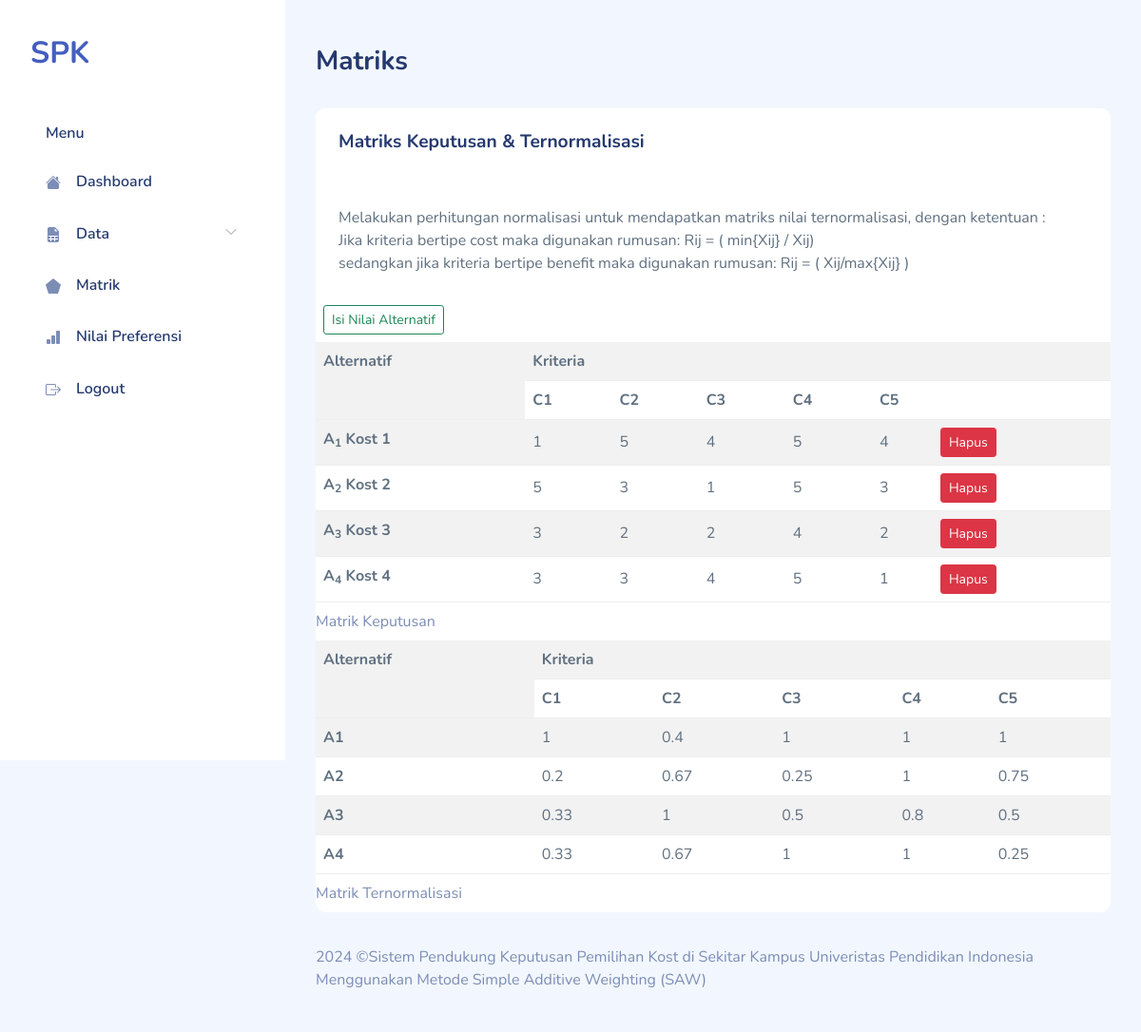
Screenshot of /matrik.php (signed in) with the database file from the repository.
### tables this page shows
CREATE TABLE `saw_evaluations` (
  `id_alternative` int(5) UNSIGNED NOT NULL,
  `id_criteria` int(3) UNSIGNED NOT NULL,
  `value` float NOT NULL
);

CREATE TABLE `saw_alternatives` (
  `id_alternative` int(10) UNSIGNED NOT NULL,
  `name` varchar(30) NOT NULL
);

### matrik.php (the view, shortened to what this page needs)
<!DOCTYPE html>
<html lang="en">
  <?php
require "layout/head.php";
require "include/conn.php";
?>
  <body>
    <div id="app">
      <?php require "layout/sidebar.php";?>
      <div id="main">
        <div class="page-heading">
          <h3>Matriks</h3>
        </div>
        <div class="page-content">
          <section class="row">
            <div class="col-12">
              <div class="card">
                <div class="card-header">
                  <h4 class="card-title">Matriks Keputusan &amp; Ternormalisasi</h4>
                </div>
                <div class="card-content">
                  <div class="card-body">
                    <p class="card-text">Melakukan perhitungan normalisasi untuk mendapatkan matriks nilai ternormalisasi, dengan ketentuan : <br>
                                         Jika kriteria bertipe cost maka digunakan rumusan:
                                         Rij = ( min{Xij} / Xij) <br>
                                         sedangkan jika kriteria bertipe benefit maka digunakan rumusan:
                                         Rij = ( Xij/max{Xij} )
                    </p>
                  </div>
                  <div class="p-auto m-auto">
                  <button type="button" class="btn btn-outline-success btn-sm m-2" data-bs-toggle="modal"
                                        data-bs-target="#inlineForm">
                                        Isi Nilai Alternatif
                  </button>
                  </div>
                  <div class="table-responsive">
                  <table class="table table-striped mb-0">
    <caption>
        Matrik Keputusan
    </caption>
    <tr>
        <th rowspan='2'>Alternatif</th>
        <th colspan='6'>Kriteria</th>
    </tr>
    <tr>
        <th>C1</th>
        <th>C2</th>
        <th>C3</th>
        <th>C4</th>
        <th colspan="2">C5</th>
    </tr>
    <?php
$sql = "SELECT
          a.id_alternative,
          b.name,
          SUM(IF(a.id_criteria=1,a.value,0)) AS C1,
          SUM(IF(a.id_criteria=2,a.value,0)) AS C2,
          SUM(IF(a.id_criteria=3,a.value,0)) AS C3,
          SUM(IF(a.id_criteria=4,a.value,0)) AS C4,
          SUM(IF(a.id_criteria=5,a.value,0)) AS C5
        FROM
          saw_evaluations a
          JOIN saw_alternatives b USING(id_alternative)
        GROUP BY a.id_alternative
        ORDER BY a.id_alternative";
$result = $db->query($sql);
$X = array(1 => array(), 2 => array(), 3 => array(), 4 => array(), 5 => array());
while ($row = $result->fetch_object()) {
    array_push($X[1], round($row->C1, 2));
    array_push($X[2], round($row->C2, 2));
    array_push($X[3], round($row->C3, 2));
    array_push($X[4], round($row->C4, 2));
    array_push($X[5], round($row->C5, 2));
    echo "<tr class='center'>
            <th>A<sub>{$row->id_alternative}</sub> {$row->name}</th>
            <td>" . round($row->C1, 2) . "</td>
            <td>" . round($row->C2, 2) . "</td>
            <td>" . round($row->C3, 2) . "</td>
            <td>" . round($row->C4, 2) . "</td>
            <td>" . round($row->C5, 2) . "</td>
            <td>
            <a href='keputusan-hapus.php?id={$row->id_alternative}' class='btn btn-danger btn-sm'>Hapus</a>
            </td>
          </tr>\n";
}
?>
</table>
<table class="table table-striped mb-0">
    <caption>
        Matrik Ternormalisasi
    </caption>
    <tr>
        <th rowspan='2'>Alternatif</th>
        <th colspan='5'>Kriteria</th>
    </tr>
    <tr>
        <th>C1</th>
        <th>C2</th>
        <th>C3</th>
        <th>C4</th>
        <th>C5</th>
    </tr>
    <?php
$sql = "SELECT
          a.id_alternative,
          SUM(
            IF(
              a.id_criteria=1,
              IF(
                b.attribute='benefit',
                a.value/" . max($X[1]) . ",
                " . min($X[1]) . "/a.value)
              ,0)
              ) AS C1,
          SUM(
            IF(
              a.id_criteria=2,
              IF(
                b.attribute='benefit',
                a.value/" . max($X[2]) . ",
                " . min($X[2]) . "/a.value)
               ,0)
             ) AS C2,
          SUM(
            IF(
              a.id_criteria=3,
              IF(
                b.attribute='benefit',
                a.value/" . max($X[3]) . ",
                " . min($X[3]) . "/a.value)
               ,0)
             ) AS C3,
          SUM(
            IF(
              a.id_criteria=4,
              IF(
                b.attribute='benefit',
                a.value/" . max($X[4]) . ",
                " . min($X[4]) . "/a.value)
               ,0)
             ) AS C4,
          SUM(
            IF(
              a.id_criteria=5,
              IF(
                b.attribute='benefit',
                a.value/" . max($X[5]) . ",
                " . min($X[5]) . "/a.value)
               ,0)
             ) AS C5
        FROM
          saw_evaluations a
          JOIN saw_criterias b USING(id_criteria)
        GROUP BY a.id_alternative
        ORDER BY a.id_alternative
       ";
$result = $db->query($sql);
while ($row = $result->fetch_object()) {
    echo "<tr class='center'>
            <th>A{$row->id_alternative}</th>
            <td>" . round($row->C1, 2) . "</td>
            <td>" . round($row->C2, 2) . "</td>
            <td>" . round($row->C3, 2) . "</td>
            <td>" . round($row->C4, 2) . "</td>
            <td>" . round($row->C5, 2) . "</td>
          </tr>\n";
}
?>
</table>
                  </div>
                </div>
              </div>
            </div>
          </section>
        </div>
        <?php require "layout/footer.php";?>
      </div>
    </div>
  </body>
</html>

### assets/css/app.css (style rules this page uses)
.btn.btn-danger,.btn.btn-info,.btn.btn-primary,.btn.btn-secondary,.btn.btn-success,.btn.btn-warning { color:#fff }
.card { margin-bottom:2.2rem;border:none }
.card .card-header { border:none }
.card .card-header h4 { font-size:1.2rem;font-weight:700 }
.card .card-content { position:relative }
.card .card-title { font-size:1.2rem }
.card .card-body { padding:1.5rem }
.dataTable-table td,.dataTable-table thead th,.table td,.table thead th { vertical-align:middle }
#main { margin-left:300px;padding:2rem }
.page-heading { margin:0 0 2rem }
.page-heading h3 { font-weight:700 }
a { text-decoration:none }

### rows the page displays
saw_evaluations: id_alternative "1", id_alternative.name "Kost 1", C1 "1", C2 "5", C3 "4", C4 "5", C5 "4", C2 "0.4", C3 "1", C4 "1", C5 "1"
saw_evaluations: id_alternative "2", id_alternative.name "Kost 2", C1 "5", C2 "3", C3 "1", C4 "5", C5 "3", C1 "0.2", C2 "0.67", C3 "0.25", C4 "1", C5 "0.75"
saw_evaluations: id_alternative "3", id_alternative.name "Kost 3", C1 "3", C2 "2", C3 "2", C4 "4", C5 "2", C1 "0.33", C2 "1", C3 "0.5", C4 "0.8", C5 "0.5"
saw_evaluations: id_alternative "4", id_alternative.name "Kost 4", C1 "3", C2 "3", C3 "4", C4 "5", C5 "1", C1 "0.33", C2 "0.67", C3 "1", C4 "1", C5 "0.25"
